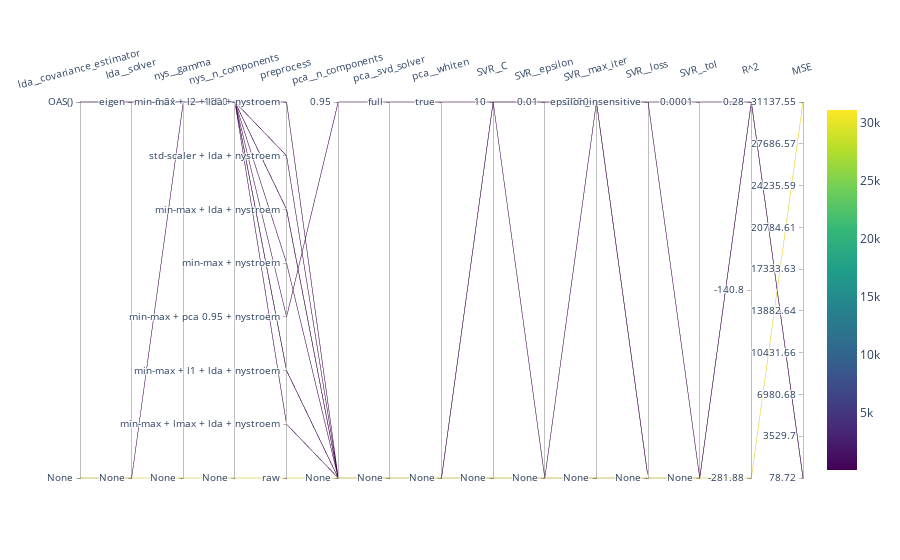

Notebook source saved alongside this figure:
### Code cell
show_parallel_plot(1, SVM_name)

### Figure 1 — Plotly figure (JSON) as saved in the notebook; plotly's stock layout.template omitted (floating-point values rounded to 4 significant figures)
{"data": [{"dimensions": [{"label": "lda__covariance_estimator", "ticktext": ["None", "OAS()"], "tickvals": [0, 1], "values": [0, 1, 1, 0, 1, 1, 1, 1, 1, 1, 1, 1, 1]}, {"label": "lda__solver", "ticktext": ["None", "eigen"], "tickvals": [0, 1], "values": [0, 1, 1, 0, 1, 1, 1, 1, 1, 1, 1, 1, 1]}, {"label": "nys__gamma", "ticktext": ["None", 0.01], "tickvals": [0, 1], "values": [0, 1, 1, 1, 1, 1, 1, 1, 1, 1, 1, 1, 1]}, {"label": "nys__n_components", "ticktext": ["None", 1000], "tickvals": [0, 1], "values": [0, 1, 1, 1, 1, 1, 1, 1, 1, 1, 1, 1, 1]}, {"label": "preprocess", "ticktext": ["raw", "min-max + lmax + lda + nystroem", "min-max + l1 + lda + nystroem", "min-max + pca 0.95 + nystroem", "min-max + nystroem", "min-max + lda + nystroem", "std-scaler + lda + nystroem", "min-max + l2 + lda + nystroem"], "tickvals": [0, 1, 2, 3, 4, 5, 6, 7], "values": [0, 1, 2, 3, 4, 5, 6, 7, 2, 5, 2, 2, 2]}, {"label": "pca__n_components", "ticktext": ["None", 0.95], "tickvals": [0, 1], "values": [0, 0, 0, 1, 0, 0, 0, 0, 0, 0, 0, 0, 0]}, {"label": "pca__svd_solver", "ticktext": ["None", "full"], "tickvals": [0, 1], "values": [0, 0, 0, 1, 0, 0, 0, 0, 0, 0, 0, 0, 0]}, {"label": "pca__whiten", "ticktext": ["None", true], "tickvals": [0, 1], "values": [0, 0, 0, 1, 0, 0, 0, 0, 0, 0, 0, 0, 0]}, {"label": "SVR__C", "ticktext": ["None", 10], "tickvals": [0, 1], "values": [0, 0, 0, 1, 0, 0, 0, 0, 1, 1, 1, 1, 1]}, {"label": "SVR__epsilon", "ticktext": ["None", 0.01], "tickvals": [0, 1], "values": [0, 0, 0, 1, 0, 0, 0, 0, 1, 1, 0, 1, 1]}, {"label": "SVR__max_iter", "ticktext": ["None", 2000], "tickvals": [0, 1], "values": [0, 0, 0, 1, 0, 0, 0, 0, 1, 1, 1, 1, 1]}, {"label": "SVR__loss", "ticktext": ["None", "epsilon_insensitive"], "tickvals": [0, 1], "values": [0, 0, 0, 0, 0, 0, 0, 0, 0, 0, 0, 1, 1]}, {"label": "SVR__tol", "ticktext": ["None", 0.0001], "tickvals": [0, 1], "values": [0, 0, 0, 0, 0, 0, 0, 0, 0, 0, 0, 0, 1]}, {"label": "R^2", "tickvals": [-281.9, -140.8, 0.28], "values": [-281.9, 0.28, 0.28, 0.28, 0.07, 0.28, 0.28, 0.28, 0.28, 0.28, 0.28, 0.28, 0.28]}, {"label": "MSE", "tickvals": [78.72, 3530.0, 6981.0, 10430.0, 13880.0, 17330.0, 20780.0, 24240.0, 27690.0, 31140.0], "values": [31140.0, 79.41, 79.29, 79.73, 102.3, 79.51, 79.64, 79.51, 78.72, 78.91, 78.96, 78.72, 78.72]}], "labelangle": -15, "line": {"color": [31140.0, 79.41, 79.29, 79.73, 102.3, 79.51, 79.64, 79.51, 78.72, 78.91, 78.96, 78.72, 78.72], "colorscale": [[0, "#440154"], [0.1111, "#482878"], [0.2222, "#3e4989"], [0.3333, "#31688e"], [0.4444, "#26828e"], [0.5556, "#1f9e89"], [0.6667, "#35b779"], [0.7778, "#6ece58"], [0.8889, "#b5de2b"], [1, "#fde725"]], "showscale": true}, "type": "parcoords"}], "layout": {}}
